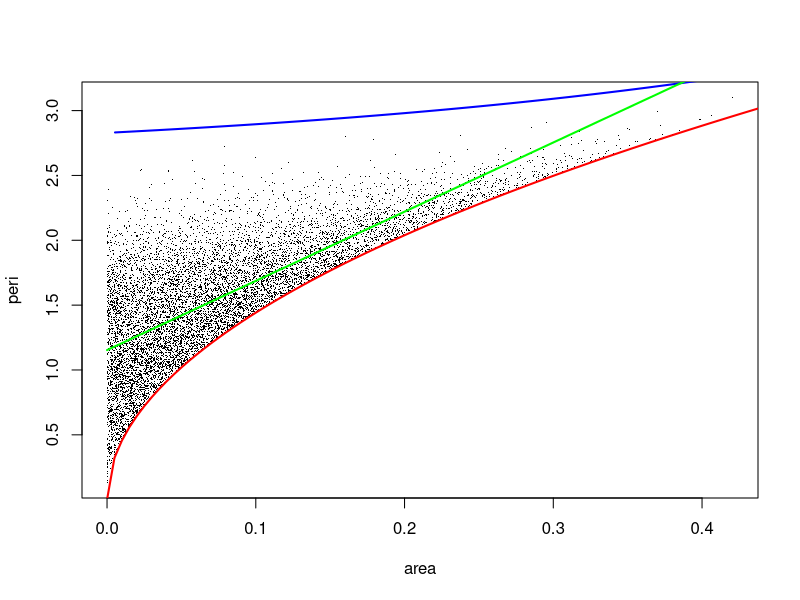

Recreate this plot in R.
# SIMULATION (more from geometry)

# What is the cross-correlation between area & perimeter
# of random triangles?

XY <- matrix(runif(4), ncol=2)
sqrt((XY[2,1]-XY[1,1])^2+(XY[2,2]-XY[1,2])^2)  # distance between
U <- XY[2,]-XY[1,]                             # two points is
sqrt(U%*%U)                                    # same as this

side <- function(u) sqrt(u%*%u)   

angl <- function(v,w) acos(v%*%w/sqrt((v%*%v)*(w%*%w)))

rnd.AreaPeri <- function(m)
{
  t(sapply(1:m, function(o)
           {
             XY <- matrix(runif(6), ncol=2)
             S1 <- side(XY[3,]-XY[2,])
             S2 <- side(XY[1,]-XY[3,])
             S3 <- side(XY[2,]-XY[1,])
             A1 <- angl(XY[2,]-XY[1,],XY[3,]-XY[1,])
             area <- (1/2)*S2*S3*sin(A1)
             peri <- S1+S2+S3
             c(area=area,peri=peri)
           }))
}

AP <- rnd.AreaPeri(10000)
AP[1:10,]         # first ten rows only
apply(AP,2,mean) 
c(11/144,(sqrt(2)+2+5*log(1+sqrt(2)))/5)    # theoretical means

AP[1:10,]^2       # first ten rows only
apply(AP^2,2,mean)  
1/96                  # theoretical mean square for perimeter is unknown

cor(AP)           # correlation matrix (off-diagonal element is what we want)

cor(AP)[2,1]          # theoretical correlation coefficient is unknown

x11()
plot(AP,pch=".")          # scatterplot (one point per triangle)
# same as plot(AP[,2]~AP[,1],pch=".")          

f <- function(x) sqrt(12*sqrt(3)*x)
curve(f,from=0,to=1/2,add=TRUE,col="red",lwd=2)     # lower bound

# expression for f comes from the fact that area is maximized, for fixed peri,
# when the triangle is equilateral; use Heron's formula to obtain f 

g <- function(t) sin(3*pi/4-t)
t <- seq(pi/4,pi/2,0.01)                            # parametric equations
x <- (1/2)*(1-sqrt(1/g(t)^2-1))
y <- 1/g(t)+(1-sqrt(1/g(t)^2-1))+sqrt(2)
lines(x,y,col="blue",lwd=2)                         # upper bound

# expressions for g, x, y are more difficult; come from maximizing perimeter, 
# for fixed area

a <- lm(AP[,2]~AP[,1])$coefficients[1]              # "lm" means "linear model"
b <- lm(AP[,2]~AP[,1])$coefficients[2]
h <- function(x) a+b*x
curve(h,from=0,to=1/2,add=TRUE,col="green",lwd=2)   # least squares line
  
summary(lm(AP[,2]~AP[,1]))$r.squared       # fraction of variance explained by the model
cor(AP)[2,1]^2                             # same as correlation coefficient squared

